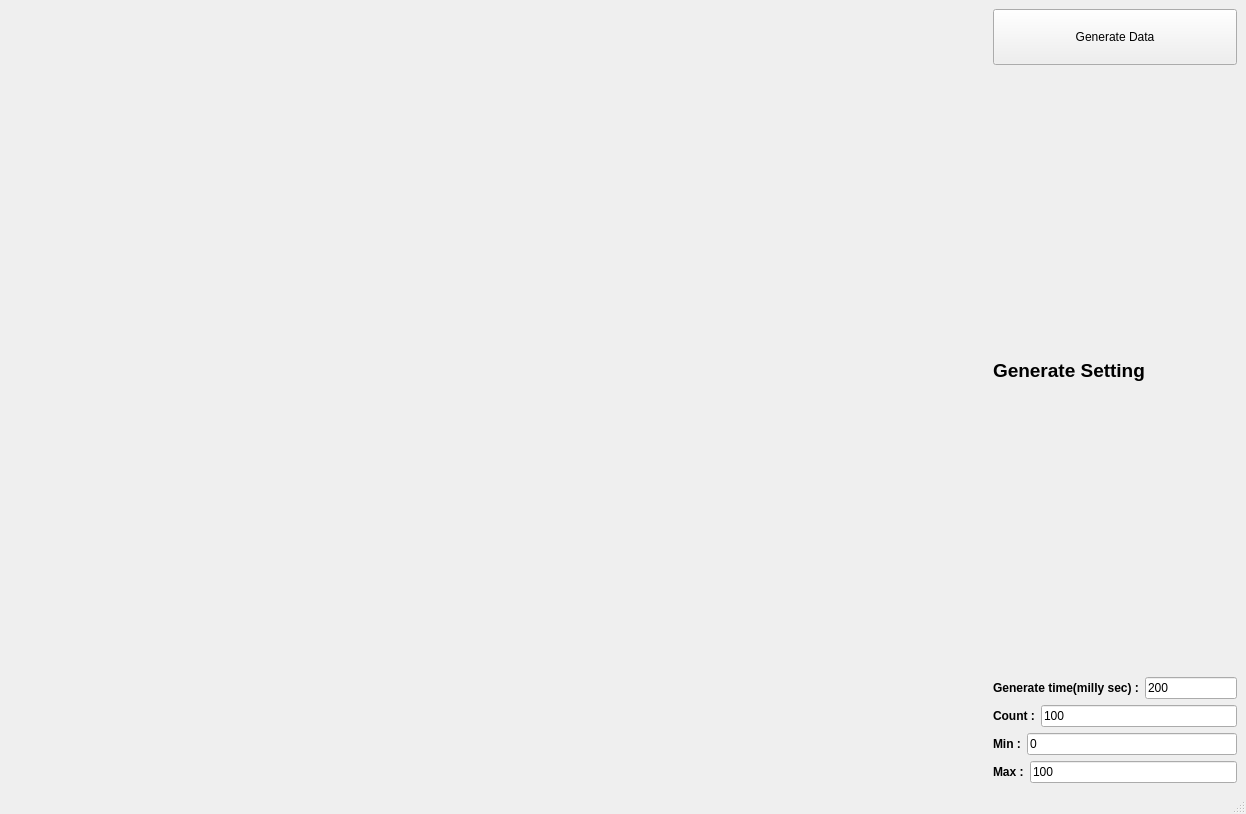
<?xml version="1.0" encoding="UTF-8"?>
<ui version="4.0">
 <class>MainWindow</class>
 <widget class="QMainWindow" name="MainWindow">
  <property name="geometry">
   <rect>
    <x>0</x>
    <y>0</y>
    <width>1246</width>
    <height>814</height>
   </rect>
  </property>
  <property name="windowTitle">
   <string>MainWindow</string>
  </property>
  <widget class="QWidget" name="centralwidget">
   <layout class="QHBoxLayout" name="horizontalLayout" stretch="4,1">
    <item>
     <widget class="QCustomPlot" name="plot" native="true"/>
    </item>
    <item>
     <layout class="QVBoxLayout" name="layoutSetting">
      <item>
       <widget class="QPushButton" name="btnGenerate">
        <property name="styleSheet">
         <string notr="true">font: 700 16pt &quot;Segoe UI&quot;;
padding: 20px;</string>
        </property>
        <property name="text">
         <string>Generate Data</string>
        </property>
       </widget>
      </item>
      <item>
       <widget class="QLabel" name="label">
        <property name="text">
         <string>&lt;html&gt;&lt;head/&gt;&lt;body&gt;&lt;p&gt;&lt;span style=&quot; font-size:14pt; font-weight:700;&quot;&gt;Generate Setting&lt;/span&gt;&lt;/p&gt;&lt;/body&gt;&lt;/html&gt;</string>
        </property>
       </widget>
      </item>
      <item>
       <layout class="QHBoxLayout" name="horizontalLayout_2">
        <item>
         <widget class="QLabel" name="label_2">
          <property name="text">
           <string>&lt;html&gt;&lt;head/&gt;&lt;body&gt;&lt;p&gt;&lt;span style=&quot; font-weight:700;&quot;&gt;Generate time(milly sec) :&lt;/span&gt;&lt;/p&gt;&lt;/body&gt;&lt;/html&gt;</string>
          </property>
         </widget>
        </item>
        <item>
         <widget class="QLineEdit" name="lineTime">
          <property name="text">
           <string>200</string>
          </property>
         </widget>
        </item>
       </layout>
      </item>
      <item>
       <layout class="QHBoxLayout" name="horizontalLayout_3">
        <item>
         <widget class="QLabel" name="label_3">
          <property name="text">
           <string>&lt;html&gt;&lt;head/&gt;&lt;body&gt;&lt;p&gt;&lt;span style=&quot; font-weight:700;&quot;&gt;Count :&lt;/span&gt;&lt;/p&gt;&lt;/body&gt;&lt;/html&gt;</string>
          </property>
         </widget>
        </item>
        <item>
         <widget class="QLineEdit" name="lineCount">
          <property name="text">
           <string>100</string>
          </property>
         </widget>
        </item>
       </layout>
      </item>
      <item>
       <layout class="QHBoxLayout" name="horizontalLayout_6">
        <item>
         <widget class="QLabel" name="label_4">
          <property name="text">
           <string>&lt;html&gt;&lt;head/&gt;&lt;body&gt;&lt;p&gt;&lt;span style=&quot; font-weight:700;&quot;&gt;Min :&lt;/span&gt;&lt;/p&gt;&lt;/body&gt;&lt;/html&gt;</string>
          </property>
         </widget>
        </item>
        <item>
         <widget class="QLineEdit" name="lineMin">
          <property name="text">
           <string>0</string>
          </property>
         </widget>
        </item>
       </layout>
      </item>
      <item>
       <layout class="QHBoxLayout" name="horizontalLayout_5">
        <item>
         <widget class="QLabel" name="label_5">
          <property name="text">
           <string>&lt;html&gt;&lt;head/&gt;&lt;body&gt;&lt;p&gt;&lt;span style=&quot; font-weight:700;&quot;&gt;Max :&lt;/span&gt;&lt;/p&gt;&lt;/body&gt;&lt;/html&gt;</string>
          </property>
         </widget>
        </item>
        <item>
         <widget class="QLineEdit" name="lineMax">
          <property name="text">
           <string>100</string>
          </property>
         </widget>
        </item>
       </layout>
      </item>
     </layout>
    </item>
   </layout>
  </widget>
  <widget class="QMenuBar" name="menubar">
   <property name="geometry">
    <rect>
     <x>0</x>
     <y>0</y>
     <width>1246</width>
     <height>25</height>
    </rect>
   </property>
  </widget>
  <widget class="QStatusBar" name="statusbar"/>
 </widget>
 <customwidgets>
  <customwidget>
   <class>QCustomPlot</class>
   <extends>QWidget</extends>
   <header>qcustomplot.h</header>
   <container>1</container>
  </customwidget>
 </customwidgets>
 <resources/>
 <connections/>
</ui>
